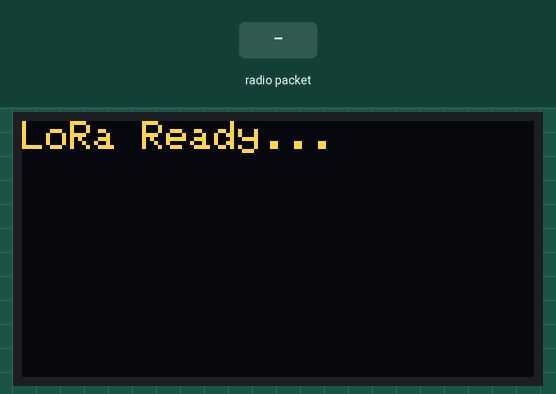
Simulated run of this sketch. Board: ESP8266 (NodeMCU). On the bench: 128×64 one-colour display. Inputs (shaded band) come from the test bench. The OLED is the two-colour kind (top 16 rows yellow); no radio packets arrive unless stated; what the sketch prints to the serial monitor is not drawn.

Above: at 2.3 s.
2.4 s: radio packet "1" arrives
At 3.5 s:
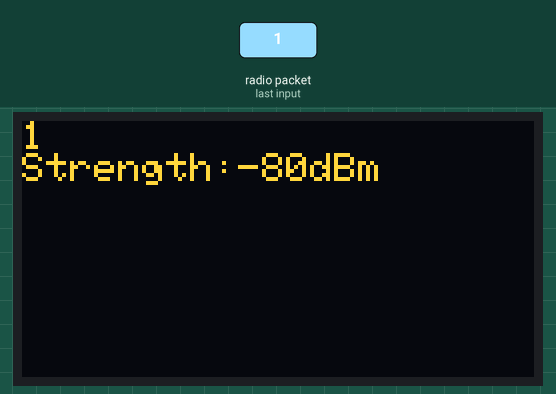
3.9 s: radio packet "0" arrives
At 4.6 s:
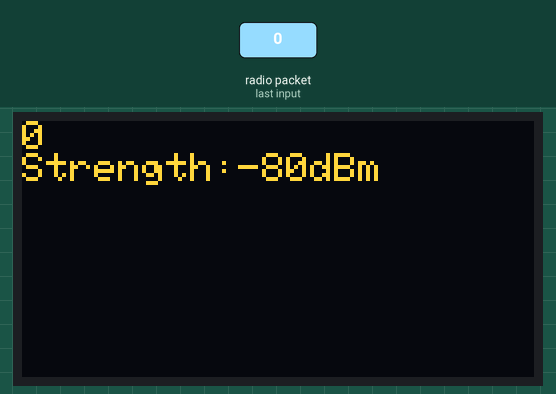
5.4 s: radio packet "2" arrives
Timing chart, 0 to 8.4 s (numbered marks = the images above; inputs shaded):
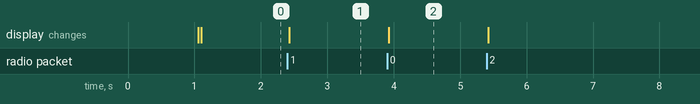

Measured:
- after the input at 2.4 s, the display: changes at once (image 1)
- after the input at 3.9 s, the display: changes at once (image 2)

The sketch:

LoRa_ESP8266_OLED_Receiver.ino
```cpp
/*─────────────────────────────────────────────────────────────────────────────
    ESP8266 LoRa Receiver with OLED Display
    → Receives LoRa messages and shows them on the OLED screen.
──────────────────────────────────────────────────────────────────────────────
  ■ Components Used
    - ESP8266 (NodeMCU)
    - LoRa SX1278 Module (433 MHz)
    - OLED Display (SSD1306, I2C, 128×64)

  ■ Pin Connections
        LoRa Module → ESP8266
        -----------------------
        |  LoRa Pin  |  ESP8266 |
        |------------|----------|
        | NSS / SS   |   D8     |
        | RST        |   D0     |
        | DIO0       |   D3     |
        | MOSI       |   D7     |
        | MISO       |   D6     |
        | SCK        |   D5     |
        | 3.3V       |  3.3V    |
        | GND        |   GND    |
        -----------------------

        OLED Display (SSD1306, I2C)
        ----------------------------
        SDA → D2
        SCL → D1

  ■ What This Program Does
    - Listens for LoRa packets continuously.
    - Reads the received message.
    - Shows the message on the OLED screen.
    - Shows signal strength (RSSI).
    - Uses long-range LoRa settings:
         • SF12
         • 125 kHz bandwidth
         • Coding rate 4/8
         • CRC enabled
         • Stable preamble
         • TX Power set for SX1278 limits

  ■ Code Flow Summary

    ● setup()
      - Start Serial at 9600
      - Initialize OLED (0x3C)
      - Configure LoRa pins
      - Initialize LoRa at 433 MHz
      - Apply long-range settings
      - Display “LoRa Ready”

    ● loop()
      - Check for LoRa packet
      - If packet received:
          • Read full message
          • Print to Serial
          • Display message on OLED
          • Show RSSI (dBm)

──────────────────────────────────────────────────────────────────────────────*/


#include <SPI.h>
#include <LoRa.h>
#include <Wire.h>
#include <Adafruit_SSD1306.h>

// -------------------- OLED SETUP --------------------
Adafruit_SSD1306 display(128, 64, &Wire);

// -------------------- LoRa Pins ----------------------
#define LORA_SS   D8      // Chip Select
#define LORA_RST  D0      // Reset
#define LORA_DIO0 D3      // DIO0 (IRQ)

// -------------------- Setup --------------------------
void setup() {
  Serial.begin(9600);
  delay(1000);

  Serial.println("ESP8266 LoRa Receiver Starting...");

  // -------- Initialize OLED --------
  if (!display.begin(SSD1306_SWITCHCAPVCC, 0x3C)) {
    Serial.println("OLED init failed!");
    while (1);
  }
  display.clearDisplay();
  display.setTextSize(1);
  display.setTextColor(WHITE);
  display.setCursor(0, 0);
  display.println("LoRa Receiver Booting...");
  display.display();

  // -------- Initialize LoRa --------
  Serial.println("Initializing LoRa...");
  LoRa.setPins(LORA_SS, LORA_RST, LORA_DIO0);

  if (!LoRa.begin(433E6)) {
    Serial.println("LoRa init failed. Check wiring!");
    display.clearDisplay();
    display.setCursor(0, 0);
    display.println("LoRa FAILED!");
    display.display();
    while (1);
  }

  Serial.println("LoRa init OK!");
  display.clearDisplay();
  display.setCursor(0, 0);
  display.println("LoRa Ready...");
  display.display();
LoRa.setSpreadingFactor(12);        // SF12 = max range
LoRa.setSignalBandwidth(125E3);     // 125 kHz = best sensitivity
LoRa.setCodingRate4(8);             // 4/8 = highest error correction
LoRa.setPreambleLength(8);          // default, stable
LoRa.enableCrc();                   // reject corrupted packets
LoRa.setTxPower(20);
 // max for SX1278

}

// -------------------- Loop ---------------------------
void loop() {
  // Check for incoming packet
  int packetSize = LoRa.parsePacket();

  if (packetSize) {
    Serial.print("Received packet: ");

    String message = "";

    // Read the incoming LoRa message
    while (LoRa.available()) {
      char c = (char)LoRa.read();
      message += c;
    }

    // Print on Serial Monitor
    Serial.println(message);

    String displayMsg = message.substring(0, 21 * 8);  // max visible chars = 168

    display.clearDisplay();
    display.setCursor(0, 0);
    display.setTextSize(1);
    display.println(displayMsg);


    // Debugging: RSSI
    int rssi = LoRa.packetRssi();
    display.print("Strength:"); display.print(rssi);display.print("dBm");


    display.display();
  }
}
```
